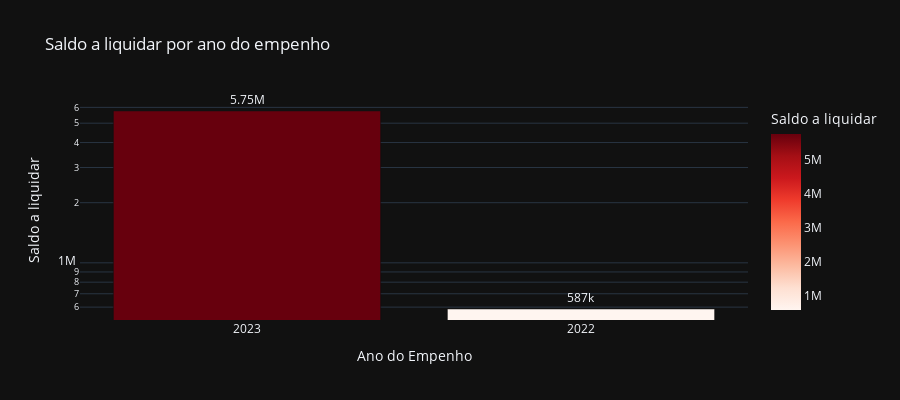

Notebook code for this chart:
### Code cell
# Saldo a liquidar por ano
cols = ['ANO', 'A_LIQUIDAR']

df_aux = df.loc[:, cols].groupby('ANO').sum().sort_values(by= 'A_LIQUIDAR', ascending=False).reset_index()
df_aux = df_aux[df_aux['A_LIQUIDAR'] > 0]
fig = px.bar(df_aux, 
             x='ANO', 
             y='A_LIQUIDAR',
             title='Saldo a liquidar por ano do empenho',
             labels={'ANO':'Ano do Empenho', 'A_LIQUIDAR':'Saldo a liquidar'},
             text_auto='.3s',
             height=400,
             log_y=True,
             color='A_LIQUIDAR',
             color_continuous_scale = 'reds',
             template='plotly_dark')
fig.update_traces(textposition = 'outside', cliponaxis = False, hovertemplate=None)
fig.update_layout(hovermode="x unified")

fig.show()

### Figure 1 — Plotly figure (JSON) as saved in the notebook; plotly's stock layout.template omitted (floating-point values rounded to 4 significant figures)
{"data": [{"alignmentgroup": "True", "cliponaxis": false, "legendgroup": "", "marker": {"color": [5755000.0, 587200.0], "coloraxis": "coloraxis", "pattern": {"shape": ""}}, "name": "", "offsetgroup": "", "orientation": "v", "showlegend": false, "textposition": "outside", "texttemplate": "%{y:.3s}", "type": "bar", "x": ["2023", "2022"], "xaxis": "x", "y": [5755000.0, 587200.0], "yaxis": "y"}], "layout": {"barmode": "relative", "coloraxis": {"colorbar": {"title": {"text": "Saldo a liquidar"}}, "colorscale": [[0, "rgb(255,245,240)"], [0.125, "rgb(254,224,210)"], [0.25, "rgb(252,187,161)"], [0.375, "rgb(252,146,114)"], [0.5, "rgb(251,106,74)"], [0.625, "rgb(239,59,44)"], [0.75, "rgb(203,24,29)"], [0.875, "rgb(165,15,21)"], [1, "rgb(103,0,13)"]]}, "height": 400, "hovermode": "x unified", "legend": {"tracegroupgap": 0}, "title": {"text": "Saldo a liquidar por ano do empenho"}, "xaxis": {"anchor": "y", "domain": [0, 1], "title": {"text": "Ano do Empenho"}}, "yaxis": {"anchor": "x", "domain": [0, 1], "title": {"text": "Saldo a liquidar"}, "type": "log"}}}
